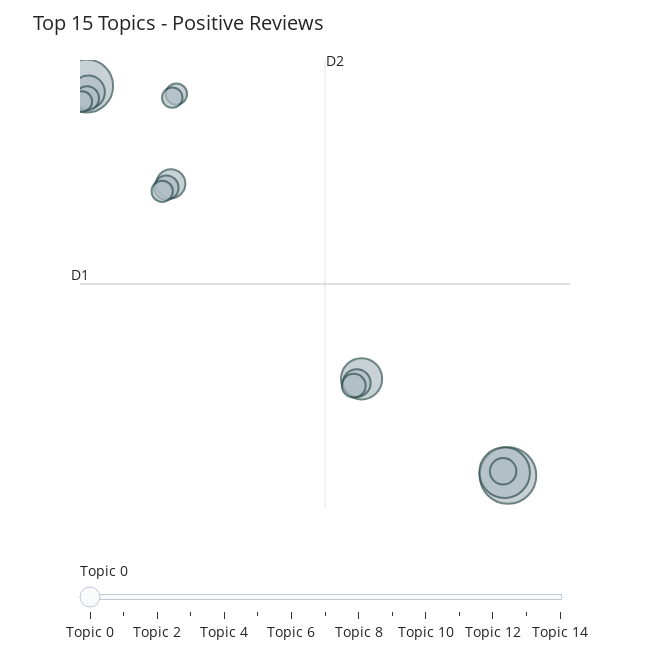
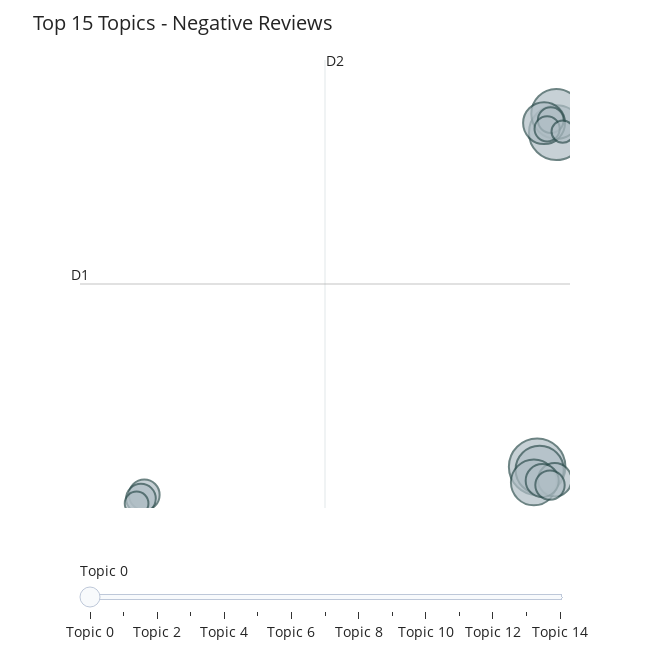

Notebook source saved alongside these figures, in order:
### Markdown cell above
## 1.1.2 Visualisation of Top 15 Topics in Negative and Positive Reviews

### Code cell
from bertopic import BERTopic
import matplotlib.pyplot as plt

# Function to visualize top 15 topics
def visualize_limited_topics(topic_model, num_topics=15, title="Intertopic Distance Map"):
    # Generate intertopic distance map limited to `top_n_topics`
    fig = topic_model.visualize_topics(top_n_topics=num_topics)
    fig.update_layout(
        title=title,
        font=dict(size=14),
        showlegend=False,
        xaxis_title="Dimension 1 (D1)",
        yaxis_title="Dimension 2 (D2)"
    )
    # Save the visualization to a file
    fig.write_image(f"{title.replace(' ', '_').lower()}.png")  # Save as PNG for clarity in reports
    fig.show()

# Generate and visualize for Positive Reviews
print("Generating Intertopic Distance Map for Positive Reviews...")
visualize_limited_topics(positive_topic_model, num_topics=15, title="Top 15 Topics - Positive Reviews")

# Generate and visualize for Negative Reviews
print("Generating Intertopic Distance Map for Negative Reviews...")
visualize_limited_topics(negative_topic_model, num_topics=15, title="Top 15 Topics - Negative Reviews")

### Figure 1 — Plotly figure (JSON) as saved in the notebook; plotly's stock layout.template omitted (floating-point values rounded to 4 significant figures)
{"data": [{"customdata": [[0, "food | singapore | airline | good | service", 374], [1, "food | good | staff | service | crew", 327], [2, "airline | singapore | service | always | fly", 300], [3, "sydney | singapore | brisbane | melbourne | flight", 198], [4, "movie | film | entertainment | good | food", 127], [5, "sq | always | flying | experience | flight", 98], [6, "singapore | thank | wheelchair | special | flight", 90], [7, "airline | singapore | year | best | travel", 82], [8, "service | great | excellent | flight | good", 69], [9, "seat | plane | flight | nice | good", 68], [10, "kid | child | baby | old | son", 66], [11, "sia | always | service | flight | need", 53], [12, "business | class | lounge | economy | flight", 53], [13, "comfortable | seat | legroom | cabin | staff", 49], [14, "class | business | first | service | economy", 49]], "hovertemplate": "<b>Topic %{customdata[0]}</b><br>%{customdata[1]}<br>Size: %{customdata[2]}", "legendgroup": "", "marker": {"color": "#B0BEC5", "line": {"color": "DarkSlateGrey", "width": 2}, "size": [374, 327, 300, 198, 127, 98, 90, 82, 69, 68, 66, 53, 53, 49, 49], "sizemode": "area", "sizeref": 0.2338, "symbol": "circle"}, "mode": "markers", "name": "", "orientation": "v", "showlegend": false, "type": "scatter", "x": [26.66, -0.5114, 26.44, 17.22, -0.401, 4.919, 16.91, 26.35, 4.63, -0.4925, 16.71, 4.362, 5.273, -0.8186, 5.01], "xaxis": "x", "y": [-15.98, 12.78, -15.76, -8.836, 12.33, 5.568, -9.146, -15.66, 5.276, 11.87, -9.341, 5.009, 12.19, 11.64, 11.92], "yaxis": "y"}], "layout": {"annotations": [{"showarrow": false, "text": "D1", "x": -0.9414, "y": -1.836, "yshift": 10}, {"showarrow": false, "text": "D2", "x": 14.86, "xshift": 10, "y": 14.7}], "font": {"size": 14}, "height": 650, "hoverlabel": {"bgcolor": "white", "font": {"family": "Rockwell", "size": 16}}, "legend": {"itemsizing": "constant", "tracegroupgap": 0}, "margin": {"t": 60}, "shapes": [{"line": {"color": "#CFD8DC", "width": 2}, "type": "line", "x0": 14.86, "x1": 14.86, "y0": -18.37, "y1": 14.7}, {"line": {"color": "#9E9E9E", "width": 2}, "type": "line", "x0": -0.9414, "x1": 30.66, "y0": -1.836, "y1": -1.836}], "showlegend": false, "sliders": [{"active": 0, "pad": {"t": 50}, "steps": [{"args": [{"marker.color": [["red", "#B0BEC5", "#B0BEC5", "#B0BEC5", "#B0BEC5", "#B0BEC5", "#B0BEC5", "#B0BEC5", "#B0BEC5", "#B0BEC5", "#B0BEC5", "#B0BEC5", "#B0BEC5", "#B0BEC5", "#B0BEC5"]]}], "label": "Topic 0", "method": "update"}, {"args": [{"marker.color": [["#B0BEC5", "red", "#B0BEC5", "#B0BEC5", "#B0BEC5", "#B0BEC5", "#B0BEC5", "#B0BEC5", "#B0BEC5", "#B0BEC5", "#B0BEC5", "#B0BEC5", "#B0BEC5", "#B0BEC5", "#B0BEC5"]]}], "label": "Topic 1", "method": "update"}, {"args": [{"marker.color": [["#B0BEC5", "#B0BEC5", "red", "#B0BEC5", "#B0BEC5", "#B0BEC5", "#B0BEC5", "#B0BEC5", "#B0BEC5", "#B0BEC5", "#B0BEC5", "#B0BEC5", "#B0BEC5", "#B0BEC5", "#B0BEC5"]]}], "label": "Topic 2", "method": "update"}, {"args": [{"marker.color": [["#B0BEC5", "#B0BEC5", "#B0BEC5", "red", "#B0BEC5", "#B0BEC5", "#B0BEC5", "#B0BEC5", "#B0BEC5", "#B0BEC5", "#B0BEC5", "#B0BEC5", "#B0BEC5", "#B0BEC5", "#B0BEC5"]]}], "label": "Topic 3", "method": "update"}, {"args": [{"marker.color": [["#B0BEC5", "#B0BEC5", "#B0BEC5", "#B0BEC5", "red", "#B0BEC5", "#B0BEC5", "#B0BEC5", "#B0BEC5", "#B0BEC5", "#B0BEC5", "#B0BEC5", "#B0BEC5", "#B0BEC5", "#B0BEC5"]]}], "label": "Topic 4", "method": "update"}, {"args": [{"marker.color": [["#B0BEC5", "#B0BEC5", "#B0BEC5", "#B0BEC5", "#B0BEC5", "red", "#B0BEC5", "#B0BEC5", "#B0BEC5", "#B0BEC5", "#B0BEC5", "#B0BEC5", "#B0BEC5", "#B0BEC5", "#B0BEC5"]]}], "label": "Topic 5", "method": "update"}, {"args": [{"marker.color": [["#B0BEC5", "#B0BEC5", "#B0BEC5", "#B0BEC5", "#B0BEC5", "#B0BEC5", "red", "#B0BEC5", "#B0BEC5", "#B0BEC5", "#B0BEC5", "#B0BEC5", "#B0BEC5", "#B0BEC5", "#B0BEC5"]]}], "label": "Topic 6", "method": "update"}, {"args": [{"marker.color": [["#B0BEC5", "#B0BEC5", "#B0BEC5", "#B0BEC5", "#B0BEC5", "#B0BEC5", "#B0BEC5", "red", "#B0BEC5", "#B0BEC5", "#B0BEC5", "#B0BEC5", "#B0BEC5", "#B0BEC5", "#B0BEC5"]]}], "label": "Topic 7", "method": "update"}, {"args": [{"marker.color": [["#B0BEC5", "#B0BEC5", "#B0BEC5", "#B0BEC5", "#B0BEC5", "#B0BEC5", "#B0BEC5", "#B0BEC5", "red", "#B0BEC5", "#B0BEC5", "#B0BEC5", "#B0BEC5", "#B0BEC5", "#B0BEC5"]]}], "label": "Topic 8", "method": "update"}, {"args": [{"marker.color": [["#B0BEC5", "#B0BEC5", "#B0BEC5", "#B0BEC5", "#B0BEC5", "#B0BEC5", "#B0BEC5", "#B0BEC5", "#B0BEC5", "red", "#B0BEC5", "#B0BEC5", "#B0BEC5", "#B0BEC5", "#B0BEC5"]]}], "label": "Topic 9", "method": "update"}, {"args": [{"marker.color": [["#B0BEC5", "#B0BEC5", "#B0BEC5", "#B0BEC5", "#B0BEC5", "#B0BEC5", "#B0BEC5", "#B0BEC5", "#B0BEC5", "#B0BEC5", "red", "#B0BEC5", "#B0BEC5", "#B0BEC5", "#B0BEC5"]]}], "label": "Topic 10", "method": "update"}, {"args": [{"marker.color": [["#B0BEC5", "#B0BEC5", "#B0BEC5", "#B0BEC5", "#B0BEC5", "#B0BEC5", "#B0BEC5", "#B0BEC5", "#B0BEC5", "#B0BEC5", "#B0BEC5", "red", "#B0BEC5", "#B0BEC5", "#B0BEC5"]]}], "label": "Topic 11", "method": "update"}, {"args": [{"marker.color": [["#B0BEC5", "#B0BEC5", "#B0BEC5", "#B0BEC5", "#B0BEC5", "#B0BEC5", "#B0BEC5", "#B0BEC5", "#B0BEC5", "#B0BEC5", "#B0BEC5", "#B0BEC5", "red", "#B0BEC5", "#B0BEC5"]]}], "label": "Topic 12", "method": "update"}, {"args": [{"marker.color": [["#B0BEC5", "#B0BEC5", "#B0BEC5", "#B0BEC5", "#B0BEC5", "#B0BEC5", "#B0BEC5", "#B0BEC5", "#B0BEC5", "#B0BEC5", "#B0BEC5", "#B0BEC5", "#B0BEC5", "red", "#B0BEC5"]]}], "label": "Topic 13", "method": "update"}, {"args": [{"marker.color": [["#B0BEC5", "#B0BEC5", "#B0BEC5", "#B0BEC5", "#B0BEC5", "#B0BEC5", "#B0BEC5", "#B0BEC5", "#B0BEC5", "#B0BEC5", "#B0BEC5", "#B0BEC5", "#B0BEC5", "#B0BEC5", "red"]]}], "label": "Topic 14", "method": "update"}]}], "title": {"text": "Top 15 Topics - Positive Reviews"}, "width": 650, "xaxis": {"anchor": "y", "domain": [0, 1], "range": [-0.9414, 30.66], "title": {"text": "Dimension 1 (D1)"}, "visible": false}, "yaxis": {"anchor": "x", "domain": [0, 1], "range": [-18.37, 14.7], "title": {"text": "Dimension 2 (D2)"}, "visible": false}}}

### Figure 2 — Plotly figure (JSON) as saved in the notebook; plotly's stock layout.template omitted (floating-point values rounded to 4 significant figures)
{"data": [{"customdata": [[0, "seat | flight | meal | singapore | class", 211], [1, "food | service | good | flight | great", 198], [2, "seat | flat | bed | leg | business", 164], [3, "seat | bassinet | flight | baby | child", 153], [4, "luggage | bag | baggage | lost | day", 139], [5, "economy | premium | seat | extra | class", 116], [6, "refund | cancelled | week | month | money", 74], [7, "delay | delayed | flight | hour | airport", 72], [8, "food | singapore | airline | good | service", 62], [9, "singapore | airline | best | flight | service", 58], [10, "ticket | flight | booked | booking | change", 57], [11, "lounge | business | class | food | crowded", 44], [12, "good | economy | food | seat | premium", 42], [13, "sq | flight | fly | time | service", 37], [14, "toilet | clean | dirty | plane | cleaned", 33]], "hovertemplate": "<b>Topic %{customdata[0]}</b><br>%{customdata[1]}<br>Size: %{customdata[2]}", "legendgroup": "", "marker": {"color": "#B0BEC5", "line": {"color": "DarkSlateGrey", "width": 2}, "size": [211, 198, 164, 153, 139, 116, 74, 72, 62, 58, 57, 44, 42, 37, 33], "sizemode": "area", "sizeref": 0.1319, "symbol": "circle"}, "mode": "markers", "name": "", "orientation": "v", "showlegend": false, "type": "scatter", "x": [1.485, 2.715, 2.707, 1.645, 1.275, 1.928, 2.611, 1.808, -23.68, -23.89, 2.308, 2.356, 2.124, -24.17, 3.121], "xaxis": "x", "y": [0.3446, 19.69, 20.78, 0.1682, -0.5603, 20.24, -0.4121, -0.4611, -1.287, -1.499, -0.7197, 20.42, 19.91, -1.778, 19.75], "yaxis": "y"}], "layout": {"annotations": [{"showarrow": false, "text": "D1", "x": -27.8, "y": 10.93, "yshift": 10}, {"showarrow": false, "text": "D2", "x": -12.1, "xshift": 10, "y": 23.9}], "font": {"size": 14}, "height": 650, "hoverlabel": {"bgcolor": "white", "font": {"family": "Rockwell", "size": 16}}, "legend": {"itemsizing": "constant", "tracegroupgap": 0}, "margin": {"t": 60}, "shapes": [{"line": {"color": "#CFD8DC", "width": 2}, "type": "line", "x0": -12.1, "x1": -12.1, "y0": -2.045, "y1": 23.9}, {"line": {"color": "#9E9E9E", "width": 2}, "type": "line", "x0": -27.8, "x1": 3.589, "y0": 10.93, "y1": 10.93}], "showlegend": false, "sliders": [{"active": 0, "pad": {"t": 50}, "steps": [{"args": [{"marker.color": [["red", "#B0BEC5", "#B0BEC5", "#B0BEC5", "#B0BEC5", "#B0BEC5", "#B0BEC5", "#B0BEC5", "#B0BEC5", "#B0BEC5", "#B0BEC5", "#B0BEC5", "#B0BEC5", "#B0BEC5", "#B0BEC5"]]}], "label": "Topic 0", "method": "update"}, {"args": [{"marker.color": [["#B0BEC5", "red", "#B0BEC5", "#B0BEC5", "#B0BEC5", "#B0BEC5", "#B0BEC5", "#B0BEC5", "#B0BEC5", "#B0BEC5", "#B0BEC5", "#B0BEC5", "#B0BEC5", "#B0BEC5", "#B0BEC5"]]}], "label": "Topic 1", "method": "update"}, {"args": [{"marker.color": [["#B0BEC5", "#B0BEC5", "red", "#B0BEC5", "#B0BEC5", "#B0BEC5", "#B0BEC5", "#B0BEC5", "#B0BEC5", "#B0BEC5", "#B0BEC5", "#B0BEC5", "#B0BEC5", "#B0BEC5", "#B0BEC5"]]}], "label": "Topic 2", "method": "update"}, {"args": [{"marker.color": [["#B0BEC5", "#B0BEC5", "#B0BEC5", "red", "#B0BEC5", "#B0BEC5", "#B0BEC5", "#B0BEC5", "#B0BEC5", "#B0BEC5", "#B0BEC5", "#B0BEC5", "#B0BEC5", "#B0BEC5", "#B0BEC5"]]}], "label": "Topic 3", "method": "update"}, {"args": [{"marker.color": [["#B0BEC5", "#B0BEC5", "#B0BEC5", "#B0BEC5", "red", "#B0BEC5", "#B0BEC5", "#B0BEC5", "#B0BEC5", "#B0BEC5", "#B0BEC5", "#B0BEC5", "#B0BEC5", "#B0BEC5", "#B0BEC5"]]}], "label": "Topic 4", "method": "update"}, {"args": [{"marker.color": [["#B0BEC5", "#B0BEC5", "#B0BEC5", "#B0BEC5", "#B0BEC5", "red", "#B0BEC5", "#B0BEC5", "#B0BEC5", "#B0BEC5", "#B0BEC5", "#B0BEC5", "#B0BEC5", "#B0BEC5", "#B0BEC5"]]}], "label": "Topic 5", "method": "update"}, {"args": [{"marker.color": [["#B0BEC5", "#B0BEC5", "#B0BEC5", "#B0BEC5", "#B0BEC5", "#B0BEC5", "red", "#B0BEC5", "#B0BEC5", "#B0BEC5", "#B0BEC5", "#B0BEC5", "#B0BEC5", "#B0BEC5", "#B0BEC5"]]}], "label": "Topic 6", "method": "update"}, {"args": [{"marker.color": [["#B0BEC5", "#B0BEC5", "#B0BEC5", "#B0BEC5", "#B0BEC5", "#B0BEC5", "#B0BEC5", "red", "#B0BEC5", "#B0BEC5", "#B0BEC5", "#B0BEC5", "#B0BEC5", "#B0BEC5", "#B0BEC5"]]}], "label": "Topic 7", "method": "update"}, {"args": [{"marker.color": [["#B0BEC5", "#B0BEC5", "#B0BEC5", "#B0BEC5", "#B0BEC5", "#B0BEC5", "#B0BEC5", "#B0BEC5", "red", "#B0BEC5", "#B0BEC5", "#B0BEC5", "#B0BEC5", "#B0BEC5", "#B0BEC5"]]}], "label": "Topic 8", "method": "update"}, {"args": [{"marker.color": [["#B0BEC5", "#B0BEC5", "#B0BEC5", "#B0BEC5", "#B0BEC5", "#B0BEC5", "#B0BEC5", "#B0BEC5", "#B0BEC5", "red", "#B0BEC5", "#B0BEC5", "#B0BEC5", "#B0BEC5", "#B0BEC5"]]}], "label": "Topic 9", "method": "update"}, {"args": [{"marker.color": [["#B0BEC5", "#B0BEC5", "#B0BEC5", "#B0BEC5", "#B0BEC5", "#B0BEC5", "#B0BEC5", "#B0BEC5", "#B0BEC5", "#B0BEC5", "red", "#B0BEC5", "#B0BEC5", "#B0BEC5", "#B0BEC5"]]}], "label": "Topic 10", "method": "update"}, {"args": [{"marker.color": [["#B0BEC5", "#B0BEC5", "#B0BEC5", "#B0BEC5", "#B0BEC5", "#B0BEC5", "#B0BEC5", "#B0BEC5", "#B0BEC5", "#B0BEC5", "#B0BEC5", "red", "#B0BEC5", "#B0BEC5", "#B0BEC5"]]}], "label": "Topic 11", "method": "update"}, {"args": [{"marker.color": [["#B0BEC5", "#B0BEC5", "#B0BEC5", "#B0BEC5", "#B0BEC5", "#B0BEC5", "#B0BEC5", "#B0BEC5", "#B0BEC5", "#B0BEC5", "#B0BEC5", "#B0BEC5", "red", "#B0BEC5", "#B0BEC5"]]}], "label": "Topic 12", "method": "update"}, {"args": [{"marker.color": [["#B0BEC5", "#B0BEC5", "#B0BEC5", "#B0BEC5", "#B0BEC5", "#B0BEC5", "#B0BEC5", "#B0BEC5", "#B0BEC5", "#B0BEC5", "#B0BEC5", "#B0BEC5", "#B0BEC5", "red", "#B0BEC5"]]}], "label": "Topic 13", "method": "update"}, {"args": [{"marker.color": [["#B0BEC5", "#B0BEC5", "#B0BEC5", "#B0BEC5", "#B0BEC5", "#B0BEC5", "#B0BEC5", "#B0BEC5", "#B0BEC5", "#B0BEC5", "#B0BEC5", "#B0BEC5", "#B0BEC5", "#B0BEC5", "red"]]}], "label": "Topic 14", "method": "update"}]}], "title": {"text": "Top 15 Topics - Negative Reviews"}, "width": 650, "xaxis": {"anchor": "y", "domain": [0, 1], "range": [-27.8, 3.589], "title": {"text": "Dimension 1 (D1)"}, "visible": false}, "yaxis": {"anchor": "x", "domain": [0, 1], "range": [-2.045, 23.9], "title": {"text": "Dimension 2 (D2)"}, "visible": false}}}
